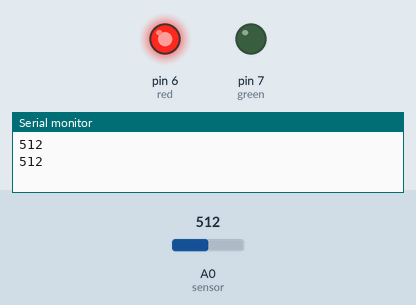
This sketch was run on a simulated Arduino Uno, built with avr-gcc and run on an emulated ATmega328P. Shown: output pins drawn as LEDs (lit = HIGH), the last lines printed to the serial monitor. Inputs (shaded band) come from the test bench; at power-on: A0 (sensor) = 512.

Above: at 1.8 s.
1.9 s: A0 (sensor) set to 408
3.4 s: A0 (sensor) set to 383
At 4.8 s:
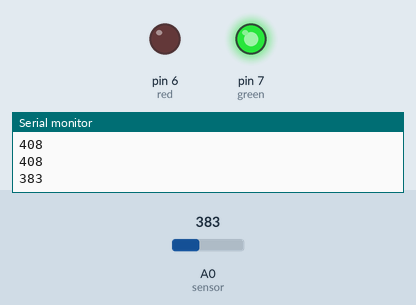
5.5 s: A0 (sensor) set to 410
At 6.4 s:
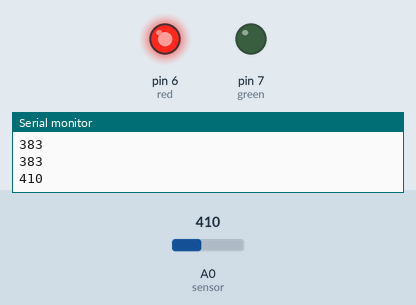
7.5 s: A0 (sensor) set to 390
At 9.1 s:
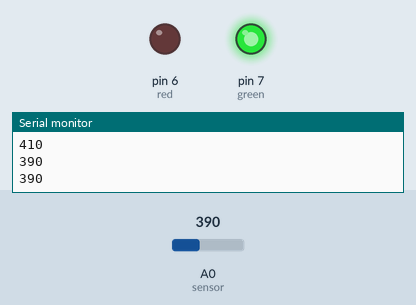
Timing chart, 0 to 10.5 s (numbered marks = the images above; inputs shaded):
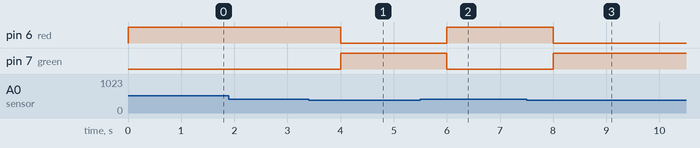

The sketch:

Soil_Moisture_Sensor.ino
```cpp
/*
  Project: Soil Moisture Sensor
  Description:
    - Reads soil moisture level using an analog sensor.
    - Turns on red LED when soil is dry (low moisture).
    - Turns on green LED when soil is moist (adequate water level).
*/

#define red 6     // Connect red LED to pin 6
#define green 7   // Connect green LED to pin 7
int sensor = A0;  // Connect soil sensor analog output to A0

int threshold = 400; // Threshold for moisture detection

void setup() {
  pinMode(red, OUTPUT);
  pinMode(green, OUTPUT);
  pinMode(sensor, INPUT);
  Serial.begin(9600);
}

void loop() {
  int value = analogRead(sensor);  // Read soil moisture sensor value
  Serial.println(value);           // Print sensor value to Serial Monitor

  if (value > threshold) {
    digitalWrite(red, HIGH);       // Soil dry -> red LED ON
    digitalWrite(green, LOW);      // Turn green LED OFF
  } else {
    digitalWrite(green, HIGH);     // Soil moist -> green LED ON
    digitalWrite(red, LOW);        // Turn red LED OFF
  }

  delay(1000); // Wait 1 second before next reading
}
```

Measured:
- the behaviour switches between 401 and 400 on A0 (sensor) (found by bisection; images 0 and 1)
- after the input at 3.4 s, pin 6 (red): HIGH → LOW after 0.60 s; pin 7 (green): LOW → HIGH after 0.60 s
- after the input at 5.5 s, pin 6 (red): LOW → HIGH after 0.50 s; pin 7 (green): HIGH → LOW after 0.50 s
- after the input at 7.5 s, pin 6 (red): HIGH → LOW after 0.50 s; pin 7 (green): LOW → HIGH after 0.50 s
